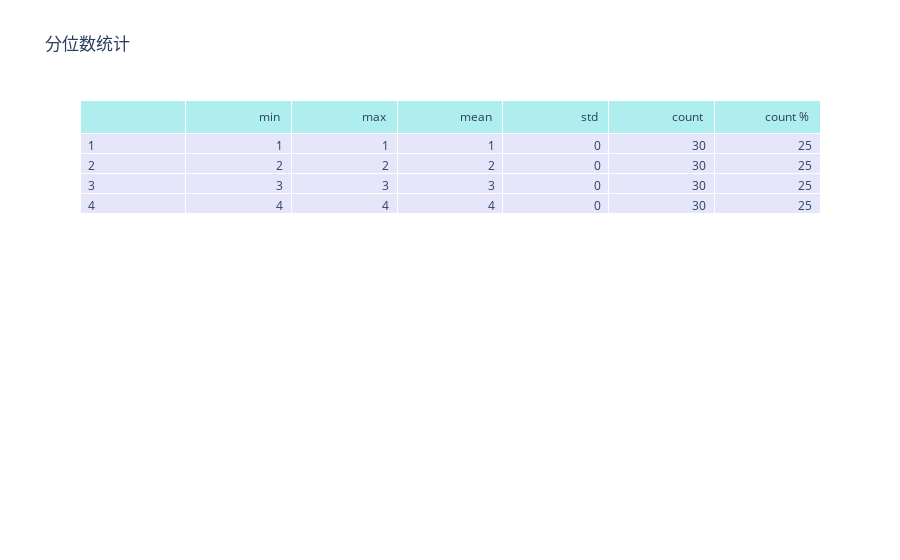
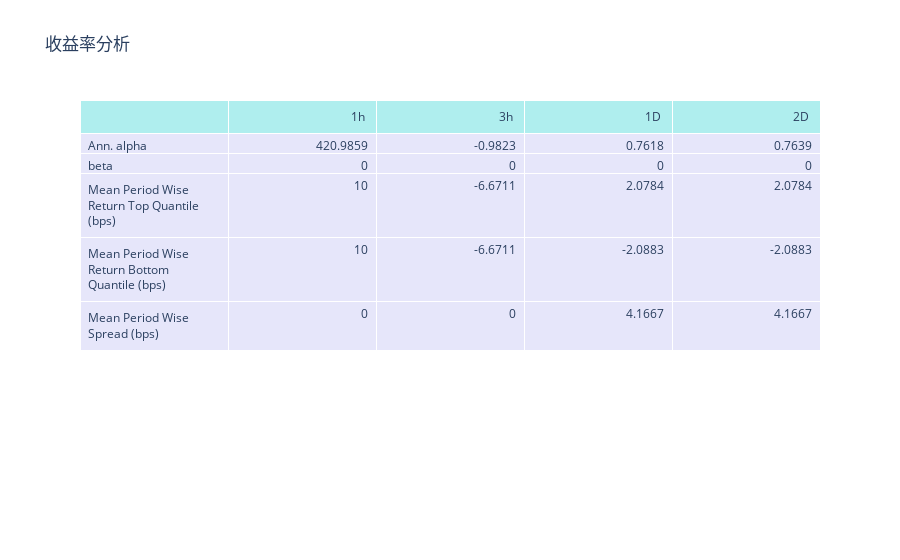
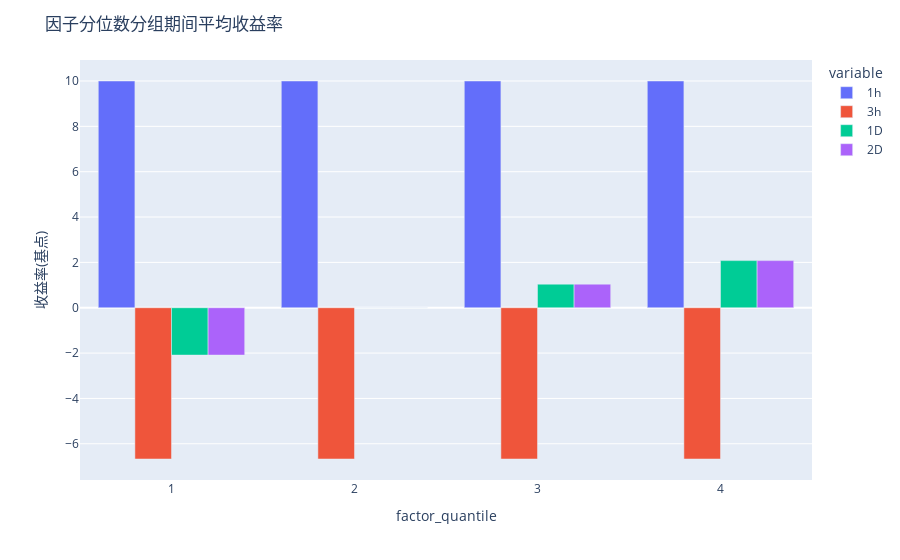
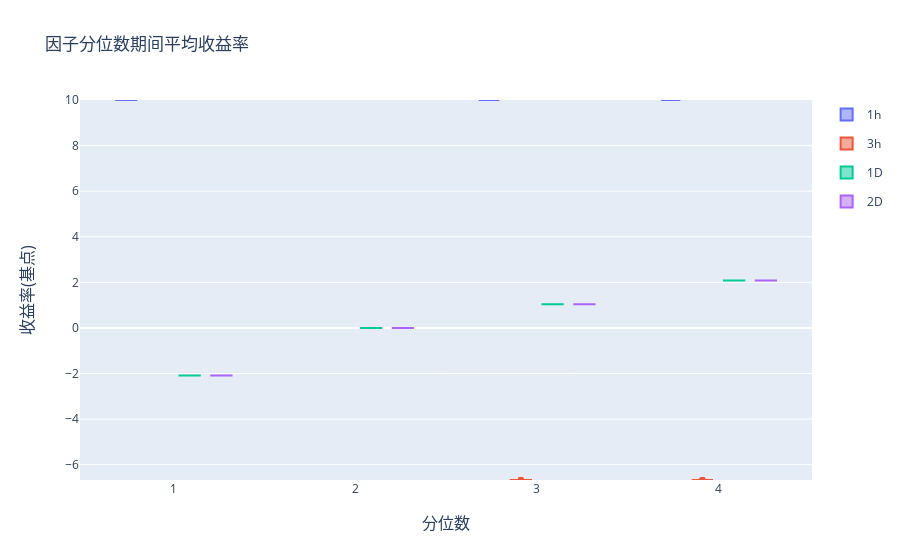

Notebook code for these charts, in order:
### Markdown cell above
# `create_event_returns_tear_sheet`

### Code cell
create_event_returns_tear_sheet(factor_data, prices, avgretplot=(3, 11),
                                long_short=False, group_neutral=False, by_group=False)

### Figure 1 — Plotly figure (JSON) as saved in the notebook; plotly's stock layout.template omitted (floating-point values rounded to 4 significant figures)
{"data": [{"cells": {"align": ["left", "right"], "fill": {"color": "lavender"}, "values": [[1, 2, 3, 4], [1, 2, 3, 4], [1, 2, 3, 4], [1, 2, 3, 4], [0, 0, 0, 0], [30, 30, 30, 30], [25, 25, 25, 25]]}, "header": {"align": ["left", "right"], "fill": {"color": "paleturquoise"}, "values": ["", "min <br>", "max <br>", "mean <br>", "std <br>", "count <br>", "count % <br>"]}, "type": "table"}], "layout": {"title": {"text": "分位数统计"}}}

### Figure 2 — Plotly figure (JSON) as saved in the notebook; plotly's stock layout.template omitted (floating-point values rounded to 4 significant figures)
{"data": [{"cells": {"align": ["left", "right"], "fill": {"color": "lavender"}, "values": [["Ann. alpha", "beta", "Mean Period Wise Return Top Quantile (bps)", "Mean Period Wise Return Bottom Quantile (bps)", "Mean Period Wise Spread (bps)"], [421.0, 0, 10, 10, 0], [-0.9823, 0, -6.671, -6.671, 0], [0.7618, 0, 2.078, -2.088, 4.167], [0.7639, 0, 2.078, -2.088, 4.167]]}, "header": {"align": ["left", "right"], "fill": {"color": "paleturquoise"}, "values": ["", "1h <br>", "3h <br>", "1D <br>", "2D <br>"]}, "type": "table"}], "layout": {"title": {"text": "收益率分析"}}}

### Figure 3 — Plotly figure (JSON) as saved in the notebook; plotly's stock layout.template omitted (floating-point values rounded to 4 significant figures)
{"data": [{"alignmentgroup": "True", "hovertemplate": "variable=1h<br>factor_quantile=%{x}<br>value=%{y}<extra></extra>", "legendgroup": "1h", "marker": {"color": "#636efa"}, "name": "1h", "offsetgroup": "1h", "orientation": "v", "showlegend": true, "textposition": "auto", "type": "bar", "x": [1, 2, 3, 4], "xaxis": "x", "y": [10.0, 10.0, 10.0, 10.0], "yaxis": "y"}, {"alignmentgroup": "True", "hovertemplate": "variable=3h<br>factor_quantile=%{x}<br>value=%{y}<extra></extra>", "legendgroup": "3h", "marker": {"color": "#EF553B"}, "name": "3h", "offsetgroup": "3h", "orientation": "v", "showlegend": true, "textposition": "auto", "type": "bar", "x": [1, 2, 3, 4], "xaxis": "x", "y": [-6.671, -6.671, -6.671, -6.671], "yaxis": "y"}, {"alignmentgroup": "True", "hovertemplate": "variable=1D<br>factor_quantile=%{x}<br>value=%{y}<extra></extra>", "legendgroup": "1D", "marker": {"color": "#00cc96"}, "name": "1D", "offsetgroup": "1D", "orientation": "v", "showlegend": true, "textposition": "auto", "type": "bar", "x": [1, 2, 3, 4], "xaxis": "x", "y": [-2.088, 0, 1.04, 2.078], "yaxis": "y"}, {"alignmentgroup": "True", "hovertemplate": "variable=2D<br>factor_quantile=%{x}<br>value=%{y}<extra></extra>", "legendgroup": "2D", "marker": {"color": "#ab63fa"}, "name": "2D", "offsetgroup": "2D", "orientation": "v", "showlegend": true, "textposition": "auto", "type": "bar", "x": [1, 2, 3, 4], "xaxis": "x", "y": [-2.088, 0, 1.04, 2.078], "yaxis": "y"}], "layout": {"barmode": "group", "legend": {"title": {"text": "variable"}, "tracegroupgap": 0}, "margin": {"t": 60}, "title": {"text": "因子分位数分组期间平均收益率"}, "xaxis": {"anchor": "y", "domain": [0, 1], "title": {"text": "factor_quantile"}}, "yaxis": {"anchor": "x", "domain": [0, 1], "range": [null, null], "title": {"text": "收益率(基点)"}}}}

### Figure 4 — Plotly figure (JSON) as saved in the notebook; plotly's stock layout.template omitted (floating-point values rounded to 4 significant figures)
{"data": [{"box": {"visible": false}, "legendgroup": "1h", "meanline": {"visible": true}, "name": "1h", "scalegroup": "1h", "type": "violin", "x": [1, 1, 1, 1, 1, 1, 1, 1, 1, 1, 1, 1, 1, 1, 1, 1, 1, 1, 1, 1, 1, 1, 1, 1, 1, 1, 1, 1, 1, 1, 2, 2, 2, 2, 2, 2, 2, 2, 2, 2, 2, 2, 2, 2, 2, 2, 2, 2, 2, 2, 2, 2, 2, 2, 2, 2, 2, 2, 2, 2, 3, 3, 3, 3, 3, 3, 3, 3, 3, 3, 3, 3, 3, 3, 3, 3, 3, 3, 3, 3, 3, 3, 3, 3, 3, 3, 3, 3, 3, 3, 4, 4, 4, 4, 4, 4, 4, 4, 4, 4, 4, 4, 4, 4, 4, 4, 4, 4, 4, 4, 4, 4, 4, 4, 4, 4, 4, 4, 4, 4], "y": [10.0, 10.0, 10.0, 10.0, 10.0, 10.0, 10.0, 10.0, 10.0, 10.0, 10.0, 10.0, 10.0, 10.0, 10.0, 10.0, 10.0, 10.0, 10.0, 10.0, 10.0, 10.0, 10.0, 10.0, 10.0, 10.0, 10.0, 10.0, 10.0, 10.0, 10.0, 10.0, 10.0, 10.0, 10.0, 10.0, 10.0, 10.0, 10.0, 10.0, 10.0, 10.0, 10.0, 10.0, 10.0, 10.0, 10.0, 10.0, 10.0, 10.0, 10.0, 10.0, 10.0, 10.0, 10.0, 10.0, 10.0, 10.0, 10.0, 10.0, 10.0, 10.0, 10.0, 10.0, 10.0, 10.0, 10.0, 10.0, 10.0, 10.0, 10.0, 10.0, 10.0, 10.0, 10.0, 10.0, 10.0, 10.0, 10.0, 10.0, 10.0, 10.0, 10.0, 10.0, 10.0, 10.0, 10.0, 10.0, 10.0, 10.0, 10.0, 10.0, 10.0, 10.0, 10.0, 10.0, 10.0, 10.0, 10.0, 10.0, 10.0, 10.0, 10.0, 10.0, 10.0, 10.0, 10.0, 10.0, 10.0, 10.0, 10.0, 10.0, 10.0, 10.0, 10.0, 10.0, 10.0, 10.0, 10.0, 10.0]}, {"box": {"visible": false}, "legendgroup": "3h", "meanline": {"visible": true}, "name": "3h", "scalegroup": "3h", "type": "violin", "x": [1, 1, 1, 1, 1, 1, 1, 1, 1, 1, 1, 1, 1, 1, 1, 1, 1, 1, 1, 1, 1, 1, 1, 1, 1, 1, 1, 1, 1, 1, 2, 2, 2, 2, 2, 2, 2, 2, 2, 2, 2, 2, 2, 2, 2, 2, 2, 2, 2, 2, 2, 2, 2, 2, 2, 2, 2, 2, 2, 2, 3, 3, 3, 3, 3, 3, 3, 3, 3, 3, 3, 3, 3, 3, 3, 3, 3, 3, 3, 3, 3, 3, 3, 3, 3, 3, 3, 3, 3, 3, 4, 4, 4, 4, 4, 4, 4, 4, 4, 4, 4, 4, 4, 4, 4, 4, 4, 4, 4, 4, 4, 4, 4, 4, 4, 4, 4, 4, 4, 4], "y": [-6.671, -6.671, -6.671, -6.671, -6.671, -6.671, -6.671, -6.671, -6.671, -6.671, -6.671, -6.671, -6.671, -6.671, -6.671, -6.671, -6.671, -6.671, -6.671, -6.671, -6.671, -6.671, -6.671, -6.671, -6.671, -6.671, -6.671, -6.671, -6.671, -6.671, -6.671, -6.671, -6.671, -6.671, -6.671, -6.671, -6.671, -6.671, -6.671, -6.671, -6.671, -6.671, -6.671, -6.671, -6.671, -6.671, -6.671, -6.671, -6.671, -6.671, -6.671, -6.671, -6.671, -6.671, -6.671, -6.671, -6.671, -6.671, -6.671, -6.671, -6.671, -6.671, -6.671, -6.671, -6.671, -6.671, -6.671, -6.671, -6.671, -6.671, -6.671, -6.671, -6.671, -6.671, -6.671, -6.671, -6.671, -6.671, -6.671, -6.671, -6.671, -6.671, -6.671, -6.671, -6.671, -6.671, -6.671, -6.671, -6.671, -6.671, -6.671, -6.671, -6.671, -6.671, -6.671, -6.671, -6.671, -6.671, -6.671, -6.671, -6.671, -6.671, -6.671, -6.671, -6.671, -6.671, -6.671, -6.671, -6.671, -6.671, -6.671, -6.671, -6.671, -6.671, -6.671, -6.671, -6.671, -6.671, -6.671, -6.671]}, {"box": {"visible": false}, "legendgroup": "1D", "meanline": {"visible": true}, "name": "1D", "scalegroup": "1D", "type": "violin", "x": [1, 1, 1, 1, 1, 1, 1, 1, 1, 1, 1, 1, 1, 1, 1, 1, 1, 1, 1, 1, 1, 1, 1, 1, 1, 1, 1, 1, 1, 1, 2, 2, 2, 2, 2, 2, 2, 2, 2, 2, 2, 2, 2, 2, 2, 2, 2, 2, 2, 2, 2, 2, 2, 2, 2, 2, 2, 2, 2, 2, 3, 3, 3, 3, 3, 3, 3, 3, 3, 3, 3, 3, 3, 3, 3, 3, 3, 3, 3, 3, 3, 3, 3, 3, 3, 3, 3, 3, 3, 3, 4, 4, 4, 4, 4, 4, 4, 4, 4, 4, 4, 4, 4, 4, 4, 4, 4, 4, 4, 4, 4, 4, 4, 4, 4, 4, 4, 4, 4, 4], "y": [-2.088, -2.088, -2.088, -2.088, -2.088, -2.088, -2.088, -2.088, -2.088, -2.088, -2.088, -2.088, -2.088, -2.088, -2.088, -2.088, -2.088, -2.088, -2.088, -2.088, -2.088, -2.088, -2.088, -2.088, -2.088, -2.088, -2.088, -2.088, -2.088, -2.088, 0, 0, 0, 0, 0, 0, 0, 0, 0, 0, 0, 0, 0, 0, 0, 0, 0, 0, 0, 0, 0, 0, 0, 0, 0, 0, 0, 0, 0, 0, 1.04, 1.04, 1.04, 1.04, 1.04, 1.04, 1.04, 1.04, 1.04, 1.04, 1.04, 1.04, 1.04, 1.04, 1.04, 1.04, 1.04, 1.04, 1.04, 1.04, 1.04, 1.04, 1.04, 1.04, 1.04, 1.04, 1.04, 1.04, 1.04, 1.04, 2.078, 2.078, 2.078, 2.078, 2.078, 2.078, 2.078, 2.078, 2.078, 2.078, 2.078, 2.078, 2.078, 2.078, 2.078, 2.078, 2.078, 2.078, 2.078, 2.078, 2.078, 2.078, 2.078, 2.078, 2.078, 2.078, 2.078, 2.078, 2.078, 2.078]}, {"box": {"visible": false}, "legendgroup": "2D", "meanline": {"visible": true}, "name": "2D", "scalegroup": "2D", "type": "violin", "x": [1, 1, 1, 1, 1, 1, 1, 1, 1, 1, 1, 1, 1, 1, 1, 1, 1, 1, 1, 1, 1, 1, 1, 1, 1, 1, 1, 1, 1, 1, 2, 2, 2, 2, 2, 2, 2, 2, 2, 2, 2, 2, 2, 2, 2, 2, 2, 2, 2, 2, 2, 2, 2, 2, 2, 2, 2, 2, 2, 2, 3, 3, 3, 3, 3, 3, 3, 3, 3, 3, 3, 3, 3, 3, 3, 3, 3, 3, 3, 3, 3, 3, 3, 3, 3, 3, 3, 3, 3, 3, 4, 4, 4, 4, 4, 4, 4, 4, 4, 4, 4, 4, 4, 4, 4, 4, 4, 4, 4, 4, 4, 4, 4, 4, 4, 4, 4, 4, 4, 4], "y": [-2.088, -2.088, -2.088, -2.088, -2.088, -2.088, -2.088, -2.088, -2.088, -2.088, -2.088, -2.088, -2.088, -2.088, -2.088, -2.088, -2.088, -2.088, -2.088, -2.088, -2.088, -2.088, -2.088, -2.088, -2.088, -2.088, -2.088, -2.088, -2.088, -2.088, 0, 0, 0, 0, 0, 0, 0, 0, 0, 0, 0, 0, 0, 0, 0, 0, 0, 0, 0, 0, 0, 0, 0, 0, 0, 0, 0, 0, 0, 0, 1.04, 1.04, 1.04, 1.04, 1.04, 1.04, 1.04, 1.04, 1.04, 1.04, 1.04, 1.04, 1.04, 1.04, 1.04, 1.04, 1.04, 1.04, 1.04, 1.04, 1.04, 1.04, 1.04, 1.04, 1.04, 1.04, 1.04, 1.04, 1.04, 1.04, 2.078, 2.078, 2.078, 2.078, 2.078, 2.078, 2.078, 2.078, 2.078, 2.078, 2.078, 2.078, 2.078, 2.078, 2.078, 2.078, 2.078, 2.078, 2.078, 2.078, 2.078, 2.078, 2.078, 2.078, 2.078, 2.078, 2.078, 2.078, 2.078, 2.078]}], "layout": {"annotations": [{"font": {"size": 16}, "showarrow": false, "text": "分位数", "x": 0.5, "xanchor": "center", "xref": "paper", "y": 0, "yanchor": "top", "yref": "paper", "yshift": -30}, {"font": {"size": 16}, "showarrow": false, "text": "收益率(基点)", "textangle": -90, "x": 0, "xanchor": "right", "xref": "paper", "xshift": -40, "y": 0.5, "yanchor": "middle", "yref": "paper"}], "title": {"text": "因子分位数期间平均收益率"}, "violinmode": "group", "xaxis": {"anchor": "y", "domain": [0, 1]}, "yaxis": {"anchor": "x", "domain": [0, 1], "range": [-6.671, 10.0]}}}
